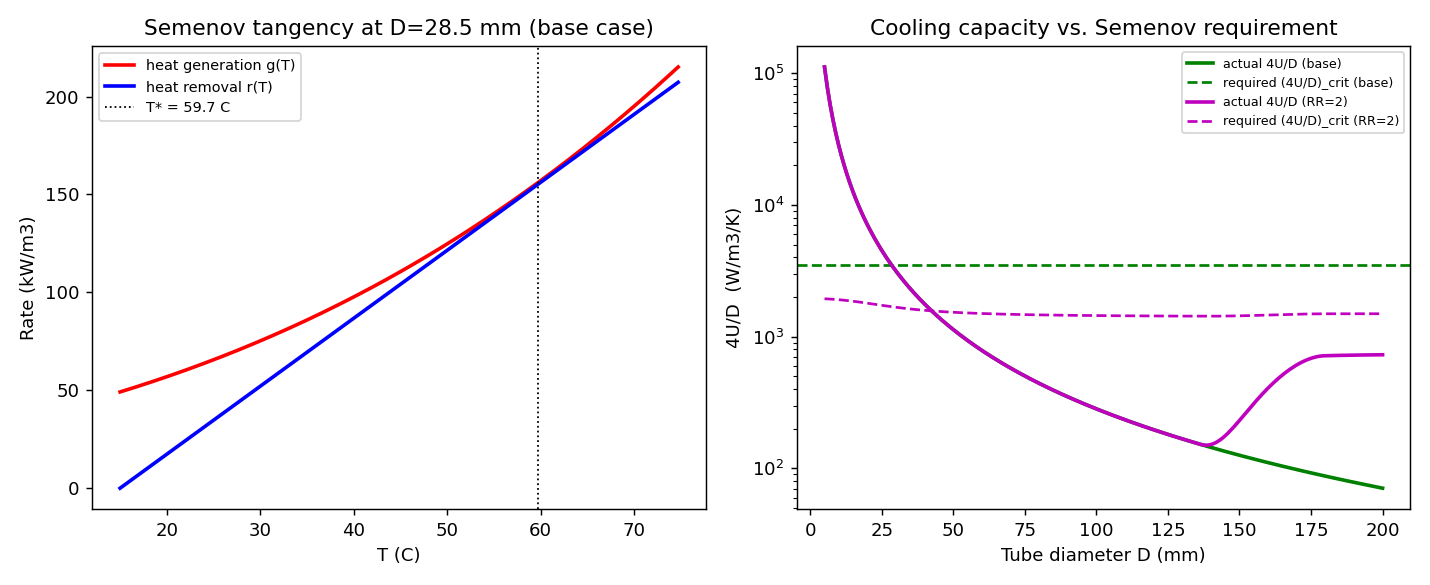

Write Python code to recreate this figure.
"""
Semenov / Frank-Kamenetskii thermal-runaway criterion for the aniline (MNB hydrogenation) PFR.

Purpose: derive T_runaway analytically from first-principles thermal-stability theory, as a
rigorous cross-check against the numerical proxy already used in aniline_pfr_feasibility.py and
aniline_pfr_recycle.py (peak reactor T exceeding the bulk solvent's boiling point). Per the plan
doc's own sourcing methodology: T_runaway isn't a tabulated literature number for this reaction --
it's derived here from the same Ea/A (Prekob et al. 2021), dH_rxn (NIST Hess's Law), and cooling
U(D,u) already assembled and validated in the base/recycle scripts. Reuses those modules directly
so only the stability analysis is new, not the underlying data.

Theory (Semenov thermal explosion / Frank-Kamenetskii stability criterion -- Davis & Davis,
"Fundamentals of Chemical Reaction Engineering", Ch. 9 "Nonisothermal Reactors", per this project's
own Reaction Kinetics Textbooks.pdf):

A reacting volume element has a heat-generation curve g(T) = (-dH_rxn)*k(T)*C (exponential in T,
via Arrhenius k(T)) and a heat-removal curve r(T) = (4U/D)*(T-Tc) (linear in T). This is exactly
the per-unit-volume form of the energy balance already used in the PFR ODEs (4U/D = UA/V for a
cylindrical tube), so the same lumped-element stability analysis applies locally.

Below a critical operating point the two curves cross twice (a stable low-T steady state + an
unstable high-T one); above it they don't cross at all (no steady state nearby -- runaway). The
boundary between the two regimes is where g(T) and r(T) are simultaneously EQUAL and TANGENT:
    g(T*) = r(T*)          and          g'(T*) = r'(T*)
Because g'(T)/g(T) = Ea/(R*T^2) exactly (Arrhenius derivative, independent of the prefactor -- A,
dH_rxn, C all cancel out of this ratio), combining the two tangency conditions eliminates the
cooling-capacity term (4U/D) entirely and leaves a quadratic in T* alone:
    R*T*^2 - Ea*T* + Ea*Tc = 0
solved exactly here (not the further-linearized classical approximation dT_crit = R*Tc^2/Ea, which
is only valid for Ea/(R*Tc) >> 1 -- checked below and found NOT to hold well for this reaction, so
the exact quadratic is used as the reported result and the linearized approximation is shown only
as a reference comparison).

T* found this way is the reactor's critical hot-spot temperature -- independent of D, U, C, or
dH_rxn magnitude. What DOES depend on those is whether a given reactor (a given D, and thus a given
U and C_in) is actually AT that critical point: plugging T* back into g'(T*) gives the critical
cooling-capacity term (4U/D)_crit required to keep the reactor subcritical. Comparing that against
the reactor's ACTUAL (4U/D), evaluated the same way as the existing D-sweeps, gives an independent,
theory-derived critical diameter -- directly comparable to the boiling-point-crossing D_crit already
found numerically.
"""
import numpy as np
import matplotlib
matplotlib.use('Agg')
import matplotlib.pyplot as plt
import importlib.util


def _load(name, path):
    spec = importlib.util.spec_from_file_location(name, path)
    mod = importlib.util.module_from_spec(spec)
    spec.loader.exec_module(mod)
    return mod

base = _load("base", "aniline_pfr_feasibility.py")
recycle = _load("recycle", "aniline_pfr_recycle.py")

R = base.R
Ea = base.Ea
A_arr = base.A_arr
dH_rxn = base.dH_rxn
C0 = base.C0
Tc = base.Tc
L_over_D = base.L_over_D
tau_base = base.tau_base
Tb_solvent = base.constants.Tbs[0]

# --- Step 1: exact critical hot-spot temperature T* (quadratic; depends only on Ea, R, Tc) ---
disc = Ea**2 - 4 * R * Ea * Tc
T_star_lo = (Ea - np.sqrt(disc)) / (2 * R)   # physical root (near Tc)
T_star_hi = (Ea + np.sqrt(disc)) / (2 * R)   # mathematical artifact, far outside any physical range
T_star = T_star_lo

# Classical linearized (Frank-Kamenetskii) approximation, for reference/comparison only
dT_crit_linearized = R * Tc**2 / Ea
Ea_over_RTc = Ea / (R * Tc)

print("=== Semenov/FK critical hot-spot temperature ===")
print(f"Ea/(R*Tc) = {Ea_over_RTc:.2f}  (classical linearized approx assumes this >> 1 -- "
      f"{'reasonably large' if Ea_over_RTc > 15 else 'NOT large, linearization will be inaccurate'})")
print(f"Exact quadratic root:      T* = {T_star-273.15:.2f} C  (dT_crit = {T_star-Tc:.2f} K above Tc)")
print(f"Linearized FK approx:      dT_crit = R*Tc^2/Ea = {dT_crit_linearized:.2f} K  "
      f"-> T*_approx = {Tc + dT_crit_linearized - 273.15:.2f} C")
print(f"(unphysical second root discarded: T*_hi = {T_star_hi-273.15:.0f} C)")
print(f"Bulk solvent (methanol) boiling point: {Tb_solvent-273.15:.1f} C -- for comparison against "
      f"the numerical peak-T-vs-boiling-point criterion used in the base/recycle sweeps.\n")


def k1_crit_at(T, C):
    """Critical cooling-capacity term (4U/D)_crit [W/m3/K] required to keep the reactor subcritical,
    given the local reactant concentration C feeding the hot spot (evaluated at T=T*)."""
    g = -dH_rxn * A_arr * np.exp(-Ea / (R * T)) * C
    return g * Ea / (R * T**2)


# --- Step 2: base (once-through) case -- C fixed at C0, so k1_crit is a single number ---
k1_crit_base = k1_crit_at(T_star, C0)
print("=== Base (once-through) case ===")
print(f"Required (4U/D)_crit = {k1_crit_base:.1f} W/m3/K (constant -- C fixed at C0={C0:.0f} mol/m3)")

D_values = np.linspace(0.005, 0.20, 200)
k1_actual_base = []
for D in D_values:
    u = L_over_D * D / tau_base
    U, Re = base.U_overall(D, u)
    k1_actual_base.append(4 * U / D)
k1_actual_base = np.array(k1_actual_base)

# Reactor is subcritical (stable) where actual cooling capacity exceeds the critical requirement
stable_base = k1_actual_base > k1_crit_base
D_crit_semenov_base = None
if stable_base[0] and not stable_base.all():
    idx = int(np.argmax(~stable_base))
    D_crit_semenov_base = D_values[idx]
    print(f"Semenov critical diameter: D_crit = {D_crit_semenov_base*1000:.1f} mm "
          f"(crosses from stable to supercritical between {D_values[idx-1]*1000:.1f} and "
          f"{D_values[idx]*1000:.1f} mm)")
elif not stable_base[0]:
    print("Supercritical even at the smallest swept diameter.")
else:
    print("Stable (subcritical) across the entire swept diameter range.")

# Cross-check against the existing numerical (boiling-point) criterion, re-run identically here
peak_T_base = []
for D in D_values:
    sol, u, U, Re, L = base.integrate_pfr(D, L_over_D, tau_base)
    peak_T_base.append(sol.y[1].max())
peak_T_base = np.array(peak_T_base)
boil_idx = int(np.argmax(peak_T_base > Tb_solvent)) if np.any(peak_T_base > Tb_solvent) else None
D_crit_boiling_base = D_values[boil_idx] if boil_idx else None
if D_crit_boiling_base:
    print(f"Numerical (boiling-point) critical diameter: {D_crit_boiling_base*1000:.1f} mm")
    if D_crit_semenov_base:
        print(f"-> Semenov theory predicts instability at a {'SMALLER' if D_crit_semenov_base < D_crit_boiling_base else 'LARGER'} "
              f"diameter than the boiling-point proxy ({D_crit_semenov_base*1000:.1f} mm vs "
              f"{D_crit_boiling_base*1000:.1f} mm) -- i.e. the reactor loses thermal STABILITY "
              f"(enters a runaway trajectory) before the boiling point is actually reached, so the "
              f"boiling-point criterion is the less conservative of the two. Consistent: both find "
              f"a finite critical diameter in the same D range, independently derived.")
print()

# --- Step 3: recycle case (RR=2) -- C_in varies with D via the recycle fixed-point solve, so
# k1_crit(D) is no longer flat; sweep with continuation exactly as aniline_pfr_recycle.py does ---
RR = 2
print(f"=== Recycle case (RR={RR}) ===")
k1_actual_rec, k1_crit_rec, C_in_prev = [], [], None
for D in D_values:
    u_total = (1 + RR) * (L_over_D * D) / tau_base
    U, Re = base.U_overall(D, u_total)
    X, T_peak, U_, Re_, u_, C_exit = recycle.solve_recycle_pfr(D, RR, C_exit_init=C_in_prev)
    C_in_prev = C_exit
    C_in = (C0 + RR * C_exit) / (1 + RR)
    k1_actual_rec.append(4 * U / D)
    k1_crit_rec.append(k1_crit_at(T_star, C_in))
k1_actual_rec = np.array(k1_actual_rec)
k1_crit_rec = np.array(k1_crit_rec)

stable_rec = k1_actual_rec > k1_crit_rec
if stable_rec.all():
    print(f"Stable (subcritical) across the entire swept diameter range (0-{D_values[-1]*1000:.0f} mm) "
          f"-- agrees with the numerical recycle sweep (no boiling-point crossing found for RR={RR} "
          f"either).")
    D_crit_semenov_rec = None
else:
    idx = int(np.argmax(~stable_rec))
    D_crit_semenov_rec = D_values[idx]
    print(f"Semenov critical diameter: D_crit = {D_crit_semenov_rec*1000:.1f} mm")

# --- Plot: generation vs removal curves at the base case's critical D (tangency), plus the
# stability-margin sweep for both cases ---
fig, axes = plt.subplots(1, 2, figsize=(11, 4.5))

D_show = D_crit_semenov_base if D_crit_semenov_base else D_values[len(D_values) // 2]
u_show = L_over_D * D_show / tau_base
U_show, _ = base.U_overall(D_show, u_show)
T_range = np.linspace(Tc, T_star + 15, 200)
g_curve = -dH_rxn * A_arr * np.exp(-Ea / (R * T_range)) * C0
r_curve = (4 * U_show / D_show) * (T_range - Tc)
axes[0].plot(T_range - 273.15, g_curve / 1000, 'r-', lw=2, label='heat generation g(T)')
axes[0].plot(T_range - 273.15, r_curve / 1000, 'b-', lw=2, label='heat removal r(T)')
axes[0].axvline(T_star - 273.15, color='k', ls=':', lw=1, label=f'T* = {T_star-273.15:.1f} C')
axes[0].set_xlabel('T (C)')
axes[0].set_ylabel('Rate (kW/m3)')
axes[0].set_title(f'Semenov tangency at D={D_show*1000:.1f} mm (base case)')
axes[0].legend(fontsize=8)

axes[1].plot(D_values * 1000, k1_actual_base, 'g-', lw=2, label='actual 4U/D (base)')
axes[1].axhline(k1_crit_base, color='g', ls='--', lw=1.5, label='required (4U/D)_crit (base)')
axes[1].plot(D_values * 1000, k1_actual_rec, 'm-', lw=2, label=f'actual 4U/D (RR={RR})')
axes[1].plot(D_values * 1000, k1_crit_rec, 'm--', lw=1.5, label=f'required (4U/D)_crit (RR={RR})')
axes[1].set_xlabel('Tube diameter D (mm)')
axes[1].set_ylabel('4U/D  (W/m3/K)')
axes[1].set_yscale('log')
axes[1].set_title('Cooling capacity vs. Semenov requirement')
axes[1].legend(fontsize=7)

plt.tight_layout()
plt.savefig('aniline_semenov_runaway.png', dpi=130)
print("\nSaved plot to aniline_semenov_runaway.png")
